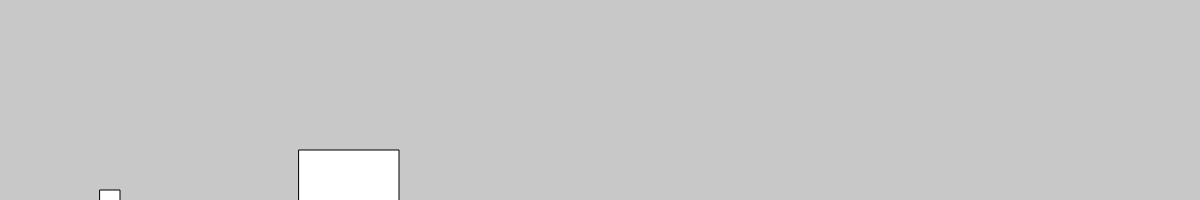
Frame 1 (no input)
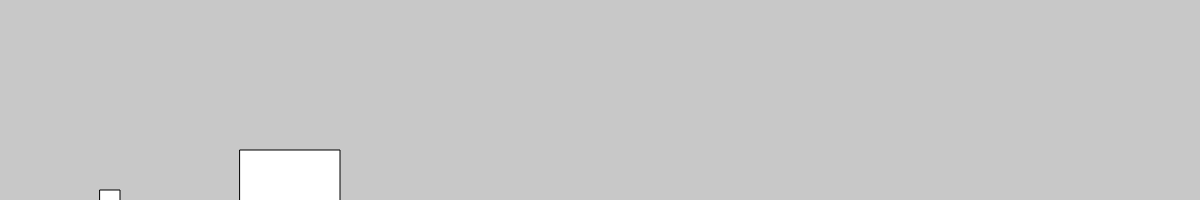
Frame 60 (no input)
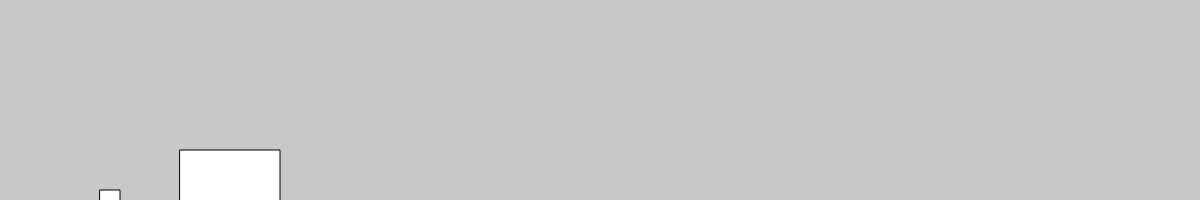
Frame 120 (the mouse pressed at the canvas centre since frame 60)

The p5.js sketch that drew these frames (run headless with seeded random() and noise() and a simulated clock; from frame 60 on, the mouse is pressed at the canvas centre):

// p5.js sketch
// ── sketch.js

let block1;
let block2;
let count = 0;
let digits = 8;
let countDiv;
const timeSteps = 10 ** (digits - 1);


class Block{
  constructor(x,w,m,v,xc){
    this.x=x;
    this.y=height-w;
    this.w=w;
    this.m=m;
    this.v=v;
    this.xConstraint=xc;
  }
  update(){
    this.x += this.v;
  }
  show(){
    fill(255);
    const x = constrain(this.x, this.xConstraint, width);
    rect(x,height-this.w*0.5,this.w,this.w);
  }
  reverse(){
    this.v *= -1;
  }
  hitWall(){
    if(this.x<= 0){
      return true;
    }
  }
  collide(other) {
    return !(this.x + this.w < other.x ||
      this.x > other.x + other.w);
  }
  bounce(other){
    let sumM= this.m + other.m;
    let newV = (this.m - other.m)/sumM * this.v;
    newV += (2*other.m/sumM)*other.v;
    return newV;
  }
  
}
function setup() {
  createCanvas(windowWidth, 200);
  block1 = new Block(100, 20, 1, 0, 0);
  const m2 = pow(100, digits - 1);
  block2 = new Block(300, 100, m2, -1 / timeSteps, 20);
  countDiv = createDiv(count);
  countDiv.style('font-size', '72pt');
}

function draw() {
  background(200);
 for (let i = 0; i < timeSteps; i++) {
    if (block1.collide(block2)) {
      const v1 = block1.bounce(block2);
      const v2 = block2.bounce(block1);
      block1.v = v1;
      block2.v = v2;
      count++;
    }

    if (block1.hitWall()) {
      block1.reverse();
      count++;
    }

    block1.update();
    block2.update();
  }
  block1.show();
  block2.show();

  countDiv.html(nf(count, digits));
}
